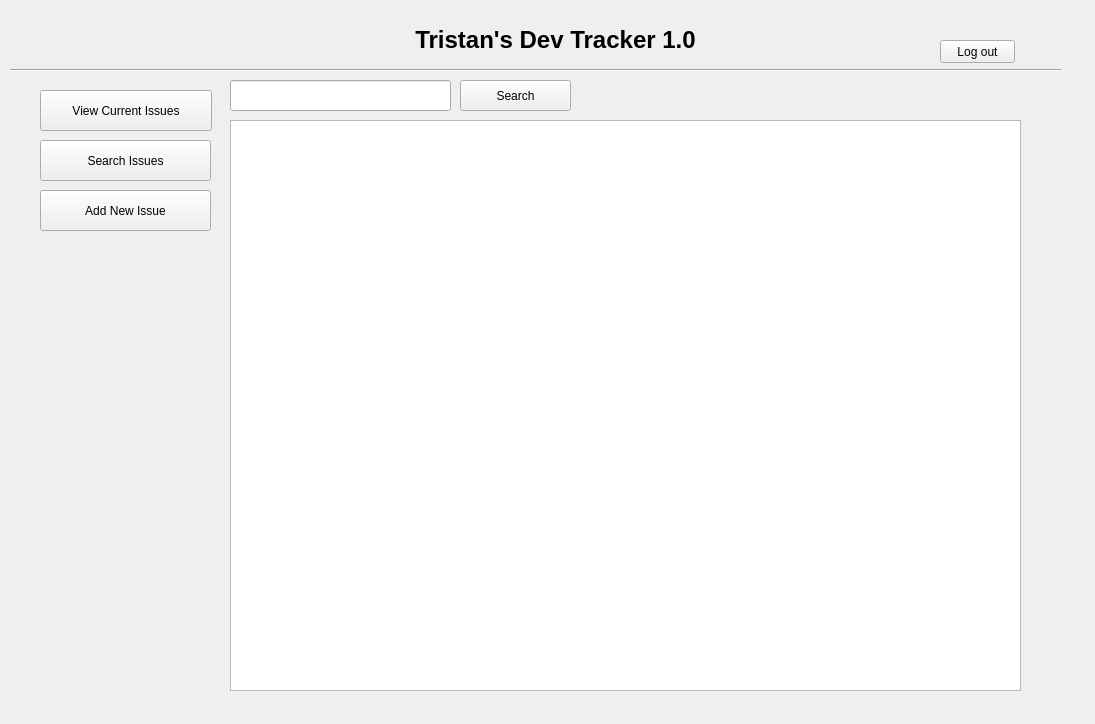
<?xml version="1.0" encoding="UTF-8"?>
<ui version="4.0">
 <class>mainmenu</class>
 <widget class="QWidget" name="mainmenu">
  <property name="windowModality">
   <enum>Qt::WindowModal</enum>
  </property>
  <property name="geometry">
   <rect>
    <x>0</x>
    <y>0</y>
    <width>1095</width>
    <height>724</height>
   </rect>
  </property>
  <property name="windowTitle">
   <string>Bug Tracker - Main Menu</string>
  </property>
  <property name="windowOpacity">
   <double>1.000000000000000</double>
  </property>
  <property name="autoFillBackground">
   <bool>false</bool>
  </property>
  <widget class="QStackedWidget" name="menuWidget">
   <property name="enabled">
    <bool>true</bool>
   </property>
   <property name="geometry">
    <rect>
     <x>10</x>
     <y>10</y>
     <width>1061</width>
     <height>681</height>
    </rect>
   </property>
   <property name="minimumSize">
    <size>
     <width>1061</width>
     <height>681</height>
    </size>
   </property>
   <property name="currentIndex">
    <number>1</number>
   </property>
   <widget class="QWidget" name="loginPage">
    <widget class="QPushButton" name="loginB">
     <property name="geometry">
      <rect>
       <x>490</x>
       <y>350</y>
       <width>75</width>
       <height>23</height>
      </rect>
     </property>
     <property name="text">
      <string>Login</string>
     </property>
    </widget>
    <widget class="QLineEdit" name="userName">
     <property name="geometry">
      <rect>
       <x>470</x>
       <y>280</y>
       <width>113</width>
       <height>21</height>
      </rect>
     </property>
    </widget>
    <widget class="QLineEdit" name="userPassword">
     <property name="geometry">
      <rect>
       <x>470</x>
       <y>310</y>
       <width>113</width>
       <height>20</height>
      </rect>
     </property>
     <property name="echoMode">
      <enum>QLineEdit::PasswordEchoOnEdit</enum>
     </property>
    </widget>
   </widget>
   <widget class="QWidget" name="menuPage">
    <property name="minimumSize">
     <size>
      <width>800</width>
      <height>600</height>
     </size>
    </property>
    <widget class="QStackedWidget" name="queryWidget">
     <property name="geometry">
      <rect>
       <x>210</x>
       <y>60</y>
       <width>811</width>
       <height>621</height>
      </rect>
     </property>
     <property name="currentIndex">
      <number>1</number>
     </property>
     <widget class="QWidget" name="viewAllPage">
      <widget class="QTableView" name="tableViewObj">
       <property name="geometry">
        <rect>
         <x>10</x>
         <y>10</y>
         <width>791</width>
         <height>601</height>
        </rect>
       </property>
       <property name="sortingEnabled">
        <bool>true</bool>
       </property>
      </widget>
     </widget>
     <widget class="QWidget" name="searchPage">
      <property name="minimumSize">
       <size>
        <width>0</width>
        <height>0</height>
       </size>
      </property>
      <widget class="QTableView" name="searchView">
       <property name="geometry">
        <rect>
         <x>10</x>
         <y>50</y>
         <width>791</width>
         <height>571</height>
        </rect>
       </property>
       <property name="contextMenuPolicy">
        <enum>Qt::DefaultContextMenu</enum>
       </property>
       <property name="showGrid">
        <bool>false</bool>
       </property>
       <property name="sortingEnabled">
        <bool>true</bool>
       </property>
      </widget>
      <widget class="QPushButton" name="searchBtn">
       <property name="geometry">
        <rect>
         <x>240</x>
         <y>10</y>
         <width>111</width>
         <height>31</height>
        </rect>
       </property>
       <property name="text">
        <string>Search</string>
       </property>
      </widget>
      <widget class="QLineEdit" name="searchQuery">
       <property name="geometry">
        <rect>
         <x>10</x>
         <y>10</y>
         <width>221</width>
         <height>31</height>
        </rect>
       </property>
       <property name="maxLength">
        <number>10</number>
       </property>
      </widget>
     </widget>
     <widget class="QWidget" name="addPage">
      <widget class="QComboBox" name="priority">
       <property name="geometry">
        <rect>
         <x>540</x>
         <y>130</y>
         <width>91</width>
         <height>21</height>
        </rect>
       </property>
       <item>
        <property name="text">
         <string>High</string>
        </property>
        <property name="icon">
         <iconset theme="color:Material.colo(Material.Red)">
          <normaloff>.</normaloff>.</iconset>
        </property>
       </item>
       <item>
        <property name="text">
         <string>Medium</string>
        </property>
       </item>
       <item>
        <property name="text">
         <string>Low</string>
        </property>
       </item>
      </widget>
      <widget class="QLineEdit" name="bugSum">
       <property name="geometry">
        <rect>
         <x>170</x>
         <y>80</y>
         <width>261</width>
         <height>20</height>
        </rect>
       </property>
       <property name="maxLength">
        <number>40</number>
       </property>
      </widget>
      <widget class="QLineEdit" name="devName">
       <property name="geometry">
        <rect>
         <x>170</x>
         <y>250</y>
         <width>261</width>
         <height>20</height>
        </rect>
       </property>
       <property name="maxLength">
        <number>40</number>
       </property>
      </widget>
      <widget class="QDateEdit" name="bugDate">
       <property name="geometry">
        <rect>
         <x>170</x>
         <y>40</y>
         <width>110</width>
         <height>22</height>
        </rect>
       </property>
       <property name="readOnly">
        <bool>false</bool>
       </property>
       <property name="minimumDate">
        <date>
         <year>2020</year>
         <month>9</month>
         <day>1</day>
        </date>
       </property>
       <property name="calendarPopup">
        <bool>true</bool>
       </property>
      </widget>
      <widget class="QComboBox" name="status">
       <property name="geometry">
        <rect>
         <x>540</x>
         <y>70</y>
         <width>111</width>
         <height>21</height>
        </rect>
       </property>
       <item>
        <property name="text">
         <string>Attention Needed</string>
        </property>
       </item>
       <item>
        <property name="text">
         <string>Fixed</string>
        </property>
       </item>
       <item>
        <property name="text">
         <string>In Progress</string>
        </property>
       </item>
      </widget>
      <widget class="QPushButton" name="addIssueBtn">
       <property name="geometry">
        <rect>
         <x>370</x>
         <y>290</y>
         <width>75</width>
         <height>23</height>
        </rect>
       </property>
       <property name="text">
        <string>Add Issue</string>
       </property>
      </widget>
      <widget class="QPlainTextEdit" name="bugDesc">
       <property name="geometry">
        <rect>
         <x>170</x>
         <y>120</y>
         <width>331</width>
         <height>111</height>
        </rect>
       </property>
       <property name="maximumBlockCount">
        <number>1</number>
       </property>
      </widget>
      <widget class="QLabel" name="label_2">
       <property name="geometry">
        <rect>
         <x>50</x>
         <y>80</y>
         <width>81</width>
         <height>16</height>
        </rect>
       </property>
       <property name="text">
        <string>Issue Summary:</string>
       </property>
      </widget>
      <widget class="QLabel" name="label_3">
       <property name="geometry">
        <rect>
         <x>50</x>
         <y>40</y>
         <width>91</width>
         <height>20</height>
        </rect>
       </property>
       <property name="text">
        <string>Date Issue Found:</string>
       </property>
      </widget>
      <widget class="QLabel" name="label_4">
       <property name="geometry">
        <rect>
         <x>50</x>
         <y>120</y>
         <width>101</width>
         <height>16</height>
        </rect>
       </property>
       <property name="text">
        <string>Detailed Description:</string>
       </property>
      </widget>
      <widget class="QLabel" name="label_5">
       <property name="geometry">
        <rect>
         <x>60</x>
         <y>250</y>
         <width>81</width>
         <height>16</height>
        </rect>
       </property>
       <property name="text">
        <string>Discovered by:</string>
       </property>
      </widget>
      <widget class="QLabel" name="label_6">
       <property name="geometry">
        <rect>
         <x>540</x>
         <y>50</y>
         <width>71</width>
         <height>16</height>
        </rect>
       </property>
       <property name="text">
        <string>Current Status</string>
       </property>
      </widget>
      <widget class="QLabel" name="label_7">
       <property name="geometry">
        <rect>
         <x>540</x>
         <y>110</y>
         <width>47</width>
         <height>13</height>
        </rect>
       </property>
       <property name="text">
        <string>Priority</string>
       </property>
      </widget>
     </widget>
    </widget>
    <widget class="QPushButton" name="viewAll">
     <property name="geometry">
      <rect>
       <x>30</x>
       <y>80</y>
       <width>172</width>
       <height>41</height>
      </rect>
     </property>
     <property name="text">
      <string>View Current Issues</string>
     </property>
    </widget>
    <widget class="QPushButton" name="viewIss">
     <property name="geometry">
      <rect>
       <x>30</x>
       <y>130</y>
       <width>171</width>
       <height>41</height>
      </rect>
     </property>
     <property name="text">
      <string>Search Issues</string>
     </property>
    </widget>
    <widget class="QPushButton" name="addIss">
     <property name="geometry">
      <rect>
       <x>30</x>
       <y>180</y>
       <width>171</width>
       <height>41</height>
      </rect>
     </property>
     <property name="text">
      <string>Add New Issue</string>
     </property>
    </widget>
    <widget class="QPushButton" name="logOut">
     <property name="geometry">
      <rect>
       <x>930</x>
       <y>30</y>
       <width>75</width>
       <height>23</height>
      </rect>
     </property>
     <property name="text">
      <string>Log out</string>
     </property>
    </widget>
    <widget class="QLabel" name="label">
     <property name="geometry">
      <rect>
       <x>390</x>
       <y>10</y>
       <width>311</width>
       <height>41</height>
      </rect>
     </property>
     <property name="text">
      <string>&lt;html&gt;&lt;head/&gt;&lt;body&gt;&lt;p align=&quot;center&quot;&gt;&lt;span style=&quot; font-size:18pt; font-weight:600;&quot;&gt;Tristan's Dev Tracker 1.0&lt;/span&gt;&lt;/p&gt;&lt;/body&gt;&lt;/html&gt;</string>
     </property>
    </widget>
    <widget class="Line" name="line">
     <property name="geometry">
      <rect>
       <x>0</x>
       <y>50</y>
       <width>1051</width>
       <height>20</height>
      </rect>
     </property>
     <property name="orientation">
      <enum>Qt::Horizontal</enum>
     </property>
    </widget>
   </widget>
  </widget>
 </widget>
 <resources/>
 <connections/>
</ui>
